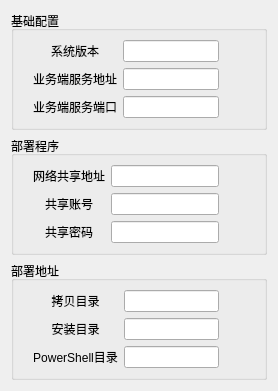
          <widget class="QWidget" name="tabStep_3">
           <attribute name="title">
            <string>Step3.部署配置</string>
           </attribute>
           <layout class="QVBoxLayout" name="verticalLayout_7">
            <item>
             <widget class="QGroupBox" name="dep_group_8">
              <property name="title">
               <string>基础配置</string>
              </property>
              <layout class="QHBoxLayout" name="horizontalLayout_23">
               <item>
                <layout class="QGridLayout" name="gridLayout_22" columnstretch="1,3,1">
                 <property name="leftMargin">
                  <number>10</number>
                 </property>
                 <property name="rightMargin">
                  <number>10</number>
                 </property>
                 <item row="2" column="2">
                  <widget class="QLabel" name="help_25">
                   <property name="maximumSize">
                    <size>
                     <width>20</width>
                     <height>20</height>
                    </size>
                   </property>
                   <property name="text">
                    <string/>
                   </property>
                   <property name="pixmap">
                    <pixmap resource="resoure.qrc">:/icon/help.png</pixmap>
                   </property>
                   <property name="scaledContents">
                    <bool>true</bool>
                   </property>
                  </widget>
                 </item>
                 <item row="0" column="0">
                  <widget class="QLabel" name="labelText_32">
                   <property name="text">
                    <string>系统版本</string>
                   </property>
                   <property name="alignment">
                    <set>Qt::AlignCenter</set>
                   </property>
                  </widget>
                 </item>
                 <item row="1" column="0">
                  <widget class="QLabel" name="labelText_33">
                   <property name="text">
                    <string>业务端服务地址</string>
                   </property>
                   <property name="alignment">
                    <set>Qt::AlignCenter</set>
                   </property>
                  </widget>
                 </item>
                 <item row="1" column="2">
                  <widget class="QLabel" name="help_24">
                   <property name="maximumSize">
                    <size>
                     <width>20</width>
                     <height>20</height>
                    </size>
                   </property>
                   <property name="text">
                    <string/>
                   </property>
                   <property name="pixmap">
                    <pixmap resource="resoure.qrc">:/icon/help.png</pixmap>
                   </property>
                   <property name="scaledContents">
                    <bool>true</bool>
                   </property>
                  </widget>
                 </item>
                 <item row="2" column="0">
                  <widget class="QLabel" name="labelText_34">
                   <property name="text">
                    <string>业务端服务端口</string>
                   </property>
                   <property name="alignment">
                    <set>Qt::AlignCenter</set>
                   </property>
                  </widget>
                 </item>
                 <item row="0" column="2">
                  <widget class="QLabel" name="help_23">
                   <property name="maximumSize">
                    <size>
                     <width>20</width>
                     <height>20</height>
                    </size>
                   </property>
                   <property name="text">
                    <string/>
                   </property>
                   <property name="pixmap">
                    <pixmap resource="resoure.qrc">:/icon/help.png</pixmap>
                   </property>
                   <property name="scaledContents">
                    <bool>true</bool>
                   </property>
                  </widget>
                 </item>
                 <item row="0" column="1">
                  <widget class="QLineEdit" name="dep_input_35"/>
                 </item>
                 <item row="1" column="1">
                  <widget class="QLineEdit" name="dep_input_36"/>
                 </item>
                 <item row="2" column="1">
                  <widget class="QLineEdit" name="dep_input_37"/>
                 </item>
                </layout>
               </item>
              </layout>
             </widget>
            </item>
            <item>
             <widget class="QGroupBox" name="dep_group_9">
              <property name="title">
               <string>部署程序</string>
              </property>
              <layout class="QHBoxLayout" name="horizontalLayout_24">
               <item>
                <layout class="QGridLayout" name="gridLayout_23" columnstretch="1,3,1" columnminimumwidth="0,0,0">
                 <property name="leftMargin">
                  <number>10</number>
                 </property>
                 <property name="rightMargin">
                  <number>10</number>
                 </property>
                 <item row="2" column="2">
                  <widget class="QLabel" name="help_28">
                   <property name="maximumSize">
                    <size>
                     <width>20</width>
                     <height>20</height>
                    </size>
                   </property>
                   <property name="text">
                    <string/>
                   </property>
                   <property name="pixmap">
                    <pixmap resource="resoure.qrc">:/icon/help.png</pixmap>
                   </property>
                   <property name="scaledContents">
                    <bool>true</bool>
                   </property>
                  </widget>
                 </item>
                 <item row="0" column="0">
                  <widget class="QLabel" name="labelText_35">
                   <property name="text">
                    <string>网络共享地址</string>
                   </property>
                   <property name="alignment">
                    <set>Qt::AlignCenter</set>
                   </property>
                  </widget>
                 </item>
                 <item row="1" column="1">
                  <widget class="QLineEdit" name="dep_input_39"/>
                 </item>
                 <item row="0" column="1">
                  <widget class="QLineEdit" name="dep_input_38"/>
                 </item>
                 <item row="2" column="1">
                  <widget class="QLineEdit" name="dep_input_40"/>
                 </item>
                 <item row="2" column="0">
                  <widget class="QLabel" name="labelText_37">
                   <property name="text">
                    <string>共享密码</string>
                   </property>
                   <property name="alignment">
                    <set>Qt::AlignCenter</set>
                   </property>
                  </widget>
                 </item>
                 <item row="1" column="2">
                  <widget class="QLabel" name="help_27">
                   <property name="maximumSize">
                    <size>
                     <width>20</width>
                     <height>20</height>
                    </size>
                   </property>
                   <property name="text">
                    <string/>
                   </property>
                   <property name="pixmap">
                    <pixmap resource="resoure.qrc">:/icon/help.png</pixmap>
                   </property>
                   <property name="scaledContents">
                    <bool>true</bool>
                   </property>
                  </widget>
                 </item>
                 <item row="1" column="0">
                  <widget class="QLabel" name="labelText_36">
                   <property name="text">
                    <string>共享账号</string>
                   </property>
                   <property name="alignment">
                    <set>Qt::AlignCenter</set>
                   </property>
                  </widget>
                 </item>
                 <item row="0" column="2">
                  <widget class="QLabel" name="help_26">
                   <property name="maximumSize">
                    <size>
                     <width>20</width>
                     <height>20</height>
                    </size>
                   </property>
                   <property name="text">
                    <string/>
                   </property>
                   <property name="pixmap">
                    <pixmap resource="resoure.qrc">:/icon/help.png</pixmap>
                   </property>
                   <property name="scaledContents">
                    <bool>true</bool>
                   </property>
                  </widget>
                 </item>
                </layout>
               </item>
              </layout>
             </widget>
            </item>
            <item>
             <widget class="QGroupBox" name="dep_group_10">
              <property name="title">
               <string>部署地址</string>
              </property>
              <layout class="QHBoxLayout" name="horizontalLayout_25">
               <item>
                <layout class="QGridLayout" name="gridLayout_24" columnstretch="1,3,1" columnminimumwidth="0,0,0">
                 <property name="leftMargin">
                  <number>10</number>
                 </property>
                 <property name="rightMargin">
                  <number>10</number>
                 </property>
                 <item row="2" column="2">
                  <widget class="QLabel" name="help_31">
                   <property name="maximumSize">
                    <size>
                     <width>20</width>
                     <height>20</height>
                    </size>
                   </property>
                   <property name="text">
                    <string/>
                   </property>
                   <property name="pixmap">
                    <pixmap resource="resoure.qrc">:/icon/help.png</pixmap>
                   </property>
                   <property name="scaledContents">
                    <bool>true</bool>
                   </property>
                  </widget>
                 </item>
                 <item row="0" column="0">
                  <widget class="QLabel" name="labelText_38">
                   <property name="text">
                    <string>拷贝目录</string>
                   </property>
                   <property name="alignment">
                    <set>Qt::AlignCenter</set>
                   </property>
                  </widget>
                 </item>
                 <item row="1" column="1">
                  <widget class="QLineEdit" name="dep_input_42"/>
                 </item>
                 <item row="0" column="1">
                  <widget class="QLineEdit" name="dep_input_41"/>
                 </item>
                 <item row="2" column="1">
                  <widget class="QLineEdit" name="dep_input_43"/>
                 </item>
                 <item row="2" column="0">
                  <widget class="QLabel" name="labelText_40">
                   <property name="text">
                    <string>PowerShell目录</string>
                   </property>
                   <property name="alignment">
                    <set>Qt::AlignCenter</set>
                   </property>
                  </widget>
                 </item>
                 <item row="1" column="2">
                  <widget class="QLabel" name="help_30">
                   <property name="maximumSize">
                    <size>
                     <width>20</width>
                     <height>20</height>
                    </size>
                   </property>
                   <property name="text">
                    <string/>
                   </property>
                   <property name="pixmap">
                    <pixmap resource="resoure.qrc">:/icon/help.png</pixmap>
                   </property>
                   <property name="scaledContents">
                    <bool>true</bool>
                   </property>
                  </widget>
                 </item>
                 <item row="1" column="0">
                  <widget class="QLabel" name="labelText_39">
                   <property name="text">
                    <string>安装目录</string>
                   </property>
                   <property name="alignment">
                    <set>Qt::AlignCenter</set>
                   </property>
                  </widget>
                 </item>
                 <item row="0" column="2">
                  <widget class="QLabel" name="help_29">
                   <property name="maximumSize">
                    <size>
                     <width>20</width>
                     <height>20</height>
                    </size>
                   </property>
                   <property name="text">
                    <string/>
                   </property>
                   <property name="pixmap">
                    <pixmap resource="resoure.qrc">:/icon/help.png</pixmap>
                   </property>
                   <property name="scaledContents">
                    <bool>true</bool>
                   </property>
                  </widget>
                 </item>
                </layout>
               </item>
              </layout>
             </widget>
            </item>
           </layout>
          </widget>
